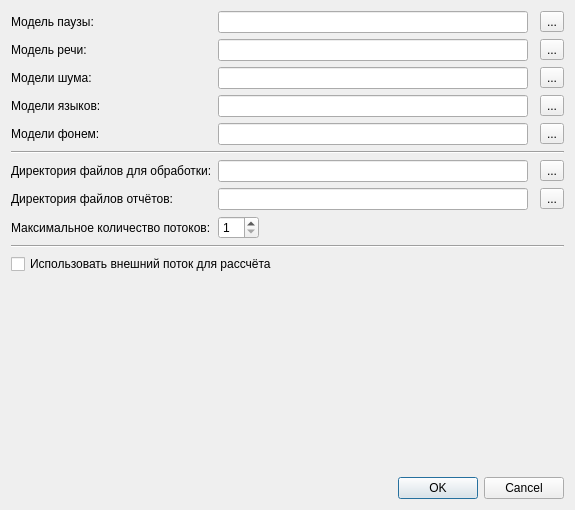
<ui version="4.0" >
 <class>SettingsDialogClass</class>
 <widget class="QDialog" name="SettingsDialogClass" >
  <property name="geometry" >
   <rect>
    <x>0</x>
    <y>0</y>
    <width>575</width>
    <height>510</height>
   </rect>
  </property>
  <property name="windowTitle" >
   <string>Настройки recognitionPlugin</string>
  </property>
  <layout class="QGridLayout" name="gridLayout" >
   <item row="1" column="2" >
    <widget class="QLineEdit" name="lineEdit_pauseModel" />
   </item>
   <item row="1" column="4" >
    <widget class="QToolButton" name="toolButton_setPauseModel" >
     <property name="text" >
      <string>...</string>
     </property>
    </widget>
   </item>
   <item row="14" column="1" colspan="4" >
    <widget class="QDialogButtonBox" name="buttonBox" >
     <property name="orientation" >
      <enum>Qt::Horizontal</enum>
     </property>
     <property name="standardButtons" >
      <set>QDialogButtonBox::Cancel|QDialogButtonBox::Ok</set>
     </property>
    </widget>
   </item>
   <item row="13" column="2" >
    <spacer name="verticalSpacer" >
     <property name="orientation" >
      <enum>Qt::Vertical</enum>
     </property>
     <property name="sizeHint" stdset="0" >
      <size>
       <width>20</width>
       <height>40</height>
      </size>
     </property>
    </spacer>
   </item>
   <item row="1" column="1" >
    <widget class="QLabel" name="label" >
     <property name="text" >
      <string>Модель паузы:</string>
     </property>
    </widget>
   </item>
   <item row="6" column="1" colspan="4" >
    <widget class="Line" name="line" >
     <property name="orientation" >
      <enum>Qt::Horizontal</enum>
     </property>
    </widget>
   </item>
   <item row="7" column="1" >
    <widget class="QLabel" name="label_7" >
     <property name="text" >
      <string>Директория файлов для обработки:</string>
     </property>
    </widget>
   </item>
   <item row="7" column="2" >
    <widget class="QLineEdit" name="lineEdit_processingDir" />
   </item>
   <item row="7" column="4" >
    <widget class="QToolButton" name="toolButton_setProcessingDir" >
     <property name="text" >
      <string>...</string>
     </property>
    </widget>
   </item>
   <item row="8" column="1" >
    <widget class="QLabel" name="label_8" >
     <property name="text" >
      <string>Директория файлов отчётов:</string>
     </property>
    </widget>
   </item>
   <item row="8" column="2" >
    <widget class="QLineEdit" name="lineEdit_reportsDir" />
   </item>
   <item row="8" column="4" >
    <widget class="QToolButton" name="toolButton_setReportsDir" >
     <property name="text" >
      <string>...</string>
     </property>
    </widget>
   </item>
   <item row="10" column="1" >
    <widget class="QLabel" name="label_15" >
     <property name="text" >
      <string>Максимальное количество потоков:</string>
     </property>
    </widget>
   </item>
   <item row="10" column="2" >
    <layout class="QHBoxLayout" name="horizontalLayout_2" >
     <item>
      <widget class="QSpinBox" name="spinBox_maxBPThreadCount" >
       <property name="minimum" >
        <number>1</number>
       </property>
      </widget>
     </item>
     <item>
      <spacer name="horizontalSpacer" >
       <property name="orientation" >
        <enum>Qt::Horizontal</enum>
       </property>
       <property name="sizeHint" stdset="0" >
        <size>
         <width>40</width>
         <height>20</height>
        </size>
       </property>
      </spacer>
     </item>
    </layout>
   </item>
   <item row="12" column="1" colspan="4" >
    <widget class="QCheckBox" name="checkBox_useExternalProcessing" >
     <property name="text" >
      <string>Использовать внешний поток для рассчёта</string>
     </property>
    </widget>
   </item>
   <item row="11" column="1" colspan="4" >
    <widget class="Line" name="line_2" >
     <property name="orientation" >
      <enum>Qt::Horizontal</enum>
     </property>
    </widget>
   </item>
   <item row="2" column="1" >
    <widget class="QLabel" name="label_2" >
     <property name="text" >
      <string>Модель речи:</string>
     </property>
    </widget>
   </item>
   <item row="2" column="2" >
    <widget class="QLineEdit" name="lineEdit_speechModel" />
   </item>
   <item row="2" column="4" >
    <widget class="QToolButton" name="toolButton_setSpeechModel" >
     <property name="text" >
      <string>...</string>
     </property>
    </widget>
   </item>
   <item row="3" column="2" >
    <widget class="QLineEdit" name="lineEdit_noiceModels" />
   </item>
   <item row="3" column="4" >
    <widget class="QToolButton" name="toolButton_setNoiceModes" >
     <property name="text" >
      <string>...</string>
     </property>
    </widget>
   </item>
   <item row="3" column="1" >
    <widget class="QLabel" name="label_3" >
     <property name="text" >
      <string>Модели шума:</string>
     </property>
    </widget>
   </item>
   <item row="4" column="1" >
    <widget class="QLabel" name="label_4" >
     <property name="text" >
      <string>Модели языков:</string>
     </property>
    </widget>
   </item>
   <item row="4" column="2" >
    <widget class="QLineEdit" name="lineEdit_languagesModels" />
   </item>
   <item row="4" column="4" >
    <widget class="QToolButton" name="toolButton_setLanguagesModels" >
     <property name="text" >
      <string>...</string>
     </property>
    </widget>
   </item>
   <item row="5" column="1" >
    <widget class="QLabel" name="label_5" >
     <property name="text" >
      <string>Модели фонем:</string>
     </property>
    </widget>
   </item>
   <item row="5" column="2" >
    <widget class="QLineEdit" name="lineEdit_phonemModels" />
   </item>
   <item row="5" column="4" >
    <widget class="QToolButton" name="toolButton_setPhonemModels" >
     <property name="text" >
      <string>...</string>
     </property>
    </widget>
   </item>
  </layout>
 </widget>
 <resources/>
 <connections>
  <connection>
   <sender>buttonBox</sender>
   <signal>accepted()</signal>
   <receiver>SettingsDialogClass</receiver>
   <slot>accept()</slot>
   <hints>
    <hint type="sourcelabel" >
     <x>257</x>
     <y>500</y>
    </hint>
    <hint type="destinationlabel" >
     <x>157</x>
     <y>274</y>
    </hint>
   </hints>
  </connection>
  <connection>
   <sender>buttonBox</sender>
   <signal>rejected()</signal>
   <receiver>SettingsDialogClass</receiver>
   <slot>reject()</slot>
   <hints>
    <hint type="sourcelabel" >
     <x>325</x>
     <y>500</y>
    </hint>
    <hint type="destinationlabel" >
     <x>286</x>
     <y>274</y>
    </hint>
   </hints>
  </connection>
 </connections>
</ui>
